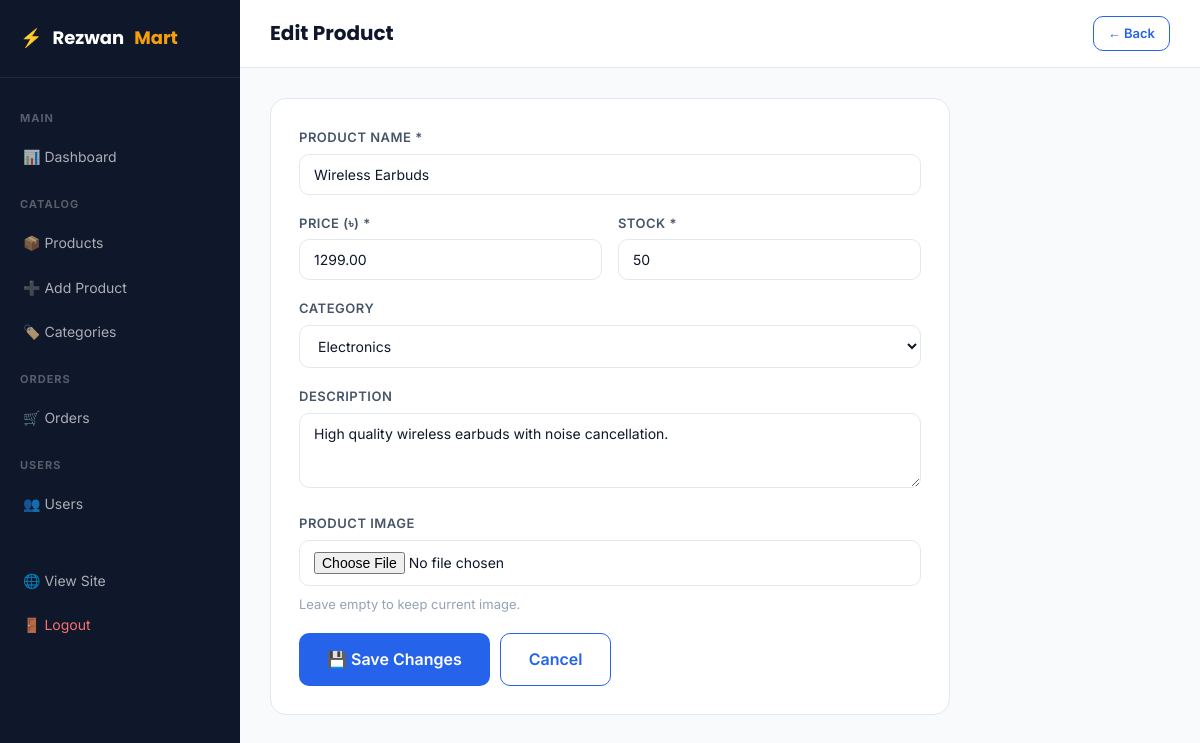
Page /admin/edit_product.php?id=1 (signed in) on the committed database.
### tables this page shows
CREATE TABLE IF NOT EXISTS products (
    id INT AUTO_INCREMENT PRIMARY KEY,
    category_id INT,
    name VARCHAR(200) NOT NULL,
    description TEXT,
    price DECIMAL(10,2) NOT NULL,
    stock INT DEFAULT 0,
    image VARCHAR(255),
    created_at TIMESTAMP DEFAULT CURRENT_TIMESTAMP,
    FOREIGN KEY (category_id) REFERENCES categories(id) ON DELETE SET NULL
);

### admin/edit_product.php (the view, shortened to what this page needs)
<?php
require_once '../config.php';
$id = (int)($_GET['id'] ?? 0);
$product = mysqli_fetch_assoc(mysqli_query($conn, "SELECT * FROM products WHERE id=$id"));
?>
<!DOCTYPE html>
<html lang="en">
<head>
    <link rel="stylesheet" href="/rezwanmart/css/style.css">
</head>
<body>
<div class="admin-layout">
    <?php include 'includes/sidebar.php'; ?>
    <div class="admin-main">
        <div class="admin-topbar">
            <div class="admin-topbar-title">Edit Product</div>
            <a href="products.php" class="btn btn-outline btn-sm">← Back</a>
        </div>
        <div class="admin-content">
            <div style="max-width:680px;">
                <form method="POST" action="" enctype="multipart/form-data">
                    <div style="background:var(--bg-white); border-radius:var(--radius-lg); border:1px solid var(--border); padding:28px;">
                        <div class="form-group">
                            <label class="form-label">Product Name *</label>
                            <input type="text" name="name" class="form-control"
                                   value="<?= htmlspecialchars($_POST['name'] ?? $product['name']) ?>" required>
                        </div>
                        <div style="display:grid; grid-template-columns:1fr 1fr; gap:16px;">
                            <div class="form-group">
                                <label class="form-label">Price (৳) *</label>
                                <input type="number" name="price" class="form-control" step="0.01" min="0"
                                       value="<?= htmlspecialchars($_POST['price'] ?? $product['price']) ?>" required>
                            </div>
                            <div class="form-group">
                                <label class="form-label">Stock *</label>
                                <input type="number" name="stock" class="form-control" min="0"
                                       value="<?= htmlspecialchars($_POST['stock'] ?? $product['stock']) ?>" required>
                            </div>
                        </div>
                        <div class="form-group">
                            <label class="form-label">Category</label>
                            <select name="category_id" class="form-control">
                                <?php
                                $cats = mysqli_query($conn, "SELECT * FROM categories");
                                while ($c = mysqli_fetch_assoc($cats)):
                                    $sel = ($product['category_id'] == $c['id']) ? 'selected' : '';
                                ?>
                                <option value="<?= $c['id'] ?>" <?= $sel ?>><?= htmlspecialchars($c['name']) ?></option>
                                <?php endwhile; ?>
                            </select>
                        </div>
                        <div class="form-group">
                            <label class="form-label">Description</label>
                            <textarea name="description" class="form-control" rows="3"><?= htmlspecialchars($_POST['description'] ?? $product['description']) ?></textarea>
                        </div>
                        <div class="form-group">
                            <label class="form-label">Product Image</label>
                            <input type="file" id="productImage" name="image" class="form-control" accept="image/*">
                            <div class="text-muted mt-1">Leave empty to keep current image.</div>
                        </div>
                        <div style="display:flex; gap:10px;">
                            <button type="submit" class="btn btn-primary btn-lg">💾 Save Changes</button>
                            <a href="products.php" class="btn btn-outline btn-lg">Cancel</a>
                        </div>
                    </div>
                </form>
            </div>
        </div>
    </div>
</div>
</body>
</html>

### css/style.css (style rules this page uses)
:root { --primary: #2563eb; --primary-dark: #1d4ed8; --primary-light: #eff6ff; --accent: #f59e0b; --success: #10b981; --danger: #ef4444; --warning: #f59e0b; --bg: #f8fafc; --bg-white: #ffffff; --bg-card: #ffffff; --text-primary: #0f172a; --text-secondary:#475569; --text-muted: #94a3b8; --border: #e2e8f0; --border-light: #f1f5f9; --shadow-sm: 0 1px 3px rgba(0,0,0,0.06), 0 1px 2px rgba(0,0,0,0.04); --shadow: 0 4px 6px rgba(0,0,0,0.05), 0 2px 4px rgba(0,0,0,0.04); --shadow-md: 0 10px 25px rgba(0,0,0,0.08); --shadow-lg: 0 20px 40px rgba(0,0,0,0.10); --radius-sm: 6px; --radius: 10px; --radius-lg: 16px; --radius-xl: 24px; --transition: all 0.2s ease; --font-main: 'Inter', sans-serif; --font-display: 'Poppins', sans-serif; }
*, *::before, *::after { box-sizing: border-box; margin: 0; padding: 0; }
html { scroll-behavior: smooth; }
body { font-family: var(--font-main); background: var(--bg); color: var(--text-primary); font-size: 15px; line-height: 1.6; -webkit-font-smoothing: antialiased; }
a { text-decoration: none; color: inherit; transition: var(--transition); }
input, button, select, textarea { font-family: inherit; }
.mt-1 { margin-top: 8px; }
.text-muted { color: var(--text-muted); font-size: 13px; }
.btn { display: inline-flex; align-items: center; justify-content: center; gap: 8px; padding: 10px 20px; border-radius: var(--radius); font-size: 14px; font-weight: 600; border: none; cursor: pointer; transition: var(--transition); white-space: nowrap; text-decoration: none; }
.btn-primary { background: var(--primary); color: white; }
.btn-outline { background: transparent; color: var(--primary); border: 1.5px solid var(--primary); }
.btn-sm { padding: 6px 14px; font-size: 13px; }
.btn-lg { padding: 13px 28px; font-size: 16px; }
.form-group { margin-bottom: 18px; }
.form-label { display: block; font-size: 13px; font-weight: 600; color: var(--text-secondary); margin-bottom: 6px; text-transform: uppercase; letter-spacing: 0.5px; }
.form-control { width: 100%; padding: 11px 14px; border: 1.5px solid var(--border); border-radius: var(--radius); font-size: 14px; color: var(--text-primary); background: var(--bg-white); outline: none; transition: var(--transition); }
.form-control::placeholder { color: var(--text-muted); }
.admin-layout { display: flex; min-height: 100vh; }
.admin-main { flex: 1; margin-left: 240px; background: var(--bg); min-height: 100vh; }
.admin-topbar { background: var(--bg-white); border-bottom: 1px solid var(--border); padding: 16px 30px; display: flex; align-items: center; justify-content: space-between; position: sticky; top: 0; z-index: 50; }
.admin-topbar-title { font-family: var(--font-display); font-size: 20px; font-weight: 700; color: var(--text-primary); }
.admin-content { padding: 30px; }

### rows in the picture
products: name "Wireless Earbuds", price "1299.00", stock "50", description "High quality wireless earbuds with noise cancellation."

### other values in the picture
form field category_id "Electronics"
